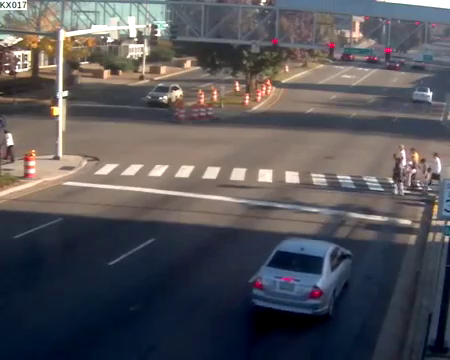
#> input picture frame 29 of videos/y2.mp4, 450 x 360 px, given in place of aziz1.mp4, which was not available
$ python walkway.py   (older library calls are emulated)
#> lines starting #> are read from the running program, lines starting #| are printed output that depends on the picture; after the words box and inside, x2 and y2 are one past the last pixel; in counts of white or black regions, pixels touching at a corner belong together; pictures that were not available may be replaced by others from this repository, and a replacement may not be noted
#> further down, frame is the input picture: shape (360, 450, 3); mean B, G, R 88.9, 85, 86.9
import numpy as np
import cv2
import math
import scipy.misc
import PIL.Image
import statistics
import timeit
import glob
from sklearn import linear_model, datasets


# ==========================#
# ---------functions--------#
# ==========================#

# get a line from a point and unit vectors
def lineCalc(vx, vy, x0, y0):
    scale = 10
    x1 = x0 + scale * vx
    y1 = y0 + scale * vy
    m = (y1 - y0) / (x1 - x0)
    b = y1 - m * x1
    return m, b


# the angle at the vanishing point
def angle(pt1, pt2):
    x1, y1 = pt1
    x2, y2 = pt2
    inner_product = x1 * x2 + y1 * y2
    len1 = math.hypot(x1, y1)
    len2 = math.hypot(x2, y2)
    print(len1)
    print(len2)
    a = math.acos(inner_product / (len1 * len2))
    return a * 180 / math.pi


# vanishing point - cramer's rule
def lineIntersect(m1, b1, m2, b2):
    # a1*x+b1*y=c1
    # a2*x+b2*y=c2
    # convert to cramer's system
    a_1 = -m1
    b_1 = 1
    c_1 = b1

    a_2 = -m2
    b_2 = 1
    c_2 = b2

    d = a_1 * b_2 - a_2 * b_1  # determinant
    dx = c_1 * b_2 - c_2 * b_1
    dy = a_1 * c_2 - a_2 * c_1

    intersectionX = dx / d
    intersectionY = dy / d
    return intersectionX, intersectionY


# process a frame
def process(im):
    start = timeit.timeit()  # start timer

    # initialize some variables
    x = W
    y = H

    radius = 250  # px
    thresh = 170
    bw_width = 170

    bxLeft = []
    byLeft = []
    bxbyLeftArray = []
    bxbyRightArray = []
    bxRight = []
    byRight = []
    boundedLeft = []
    boundedRight = []

    # 1. filter the white color
    lower = np.array([170, 170, 170])
    upper = np.array([255, 255, 255])
    mask = cv2.inRange(im, lower, upper)
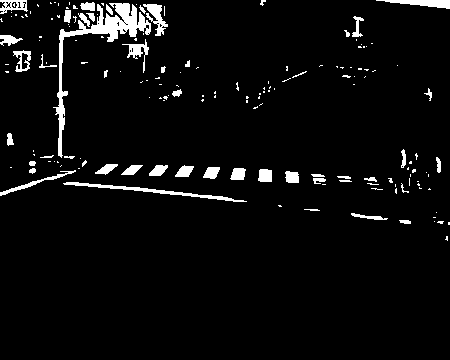
#> mask: shape (360, 450); 4.6% white; 168 white regions (119 under 20 px), largest, box (x1, y1, x2, y2) and area: (53, 3, 151, 158) 1987, (63, 182, 247, 202) 581, (376, 0, 450, 9) 358

    # 2. erode the frame
    erodeSize = int(y / 30)
    erodeStructure = cv2.getStructuringElement(cv2.MORPH_RECT, (erodeSize, 1))
    erode = cv2.erode(mask, erodeStructure, (-1, -1))
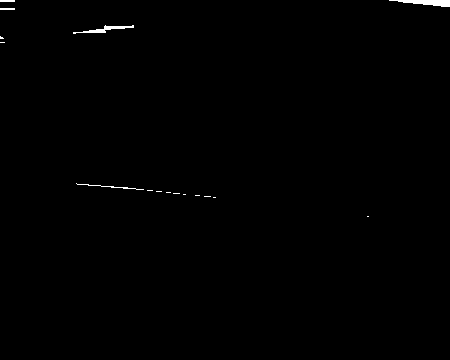
#> erode: shape (360, 450); 0.38% white; 16 white regions (11 under 20 px)

    # 3. find contours and  draw the green lines on the white strips
    _, contours, hierarchy = cv2.findContours(erode, cv2.RETR_TREE, cv2.CHAIN_APPROX_NONE)
#> contours = 16 contours, 14 with area under 20; largest, box (x1, y1, x2, y2) and area: (389, 0, 450, 7) 186, (73, 25, 134, 34) 109

    for i in contours:
        bx, by, bw, bh = cv2.boundingRect(i)

        if (bw > bw_width):
            cv2.line(im, (bx, by), (bx + bw, by), (0, 255, 0), 2)  # draw the a contour line
            bxRight.append(bx + bw)  # right line
            byRight.append(by)  # right line
            bxLeft.append(bx)  # left line
            byLeft.append(by)  # left line
            bxbyLeftArray.append([bx, by])  # x,y for the left line
            bxbyRightArray.append([bx + bw, by])  # x,y for the left line
            cv2.circle(im, (int(bx), int(by)), 5, (0, 250, 250), 2)  # circles -> left line
            cv2.circle(im, (int(bx + bw), int(by)), 5, (250, 250, 0), 2)  # circles -> right line
#> this loop made 16 passes
#> (bx, by, bw, bh) on passes 3, 4, 6, 7, 8, 9, 10, 11, 12, 13, 14, 15: (204, 196, 7, 1), (195, 195, 5, 1), (173, 193, 7, 1), (166, 192, 5, 1), (156, 191, 6, 1), (147, 190, 6, 1), (76, 183, 68, 7), (0, 42, 5, 1), (0, 36, 4, 3), (73, 25, 61, 9), (0, 8, 15, 2), (389, 0, 61, 7)
#> (i, bx, by, bw, bh) on passes 1, 2, 5: ([[367, 216], [368, 216]], 367, 216, 2, 1), ([[213, 197], [214, 197], [215, 197], [214, 197]], 213, 197, 3, 1), ([[183, 194], [184, 194], [185, 194], [184, 194]], 183, 194, 3, 1)
#> after the loop, bxLeft = []; bxRight = []; bxbyLeftArray = []; bxbyRightArray = []; byLeft = []; byRight = []

    # calculate median average for each line
    medianR = np.median(bxbyRightArray, axis=0)
#> medianR = nan
    medianL = np.median(bxbyLeftArray, axis=0)
#> medianL = nan

    bxbyLeftArray = np.asarray(bxbyLeftArray)
#> bxbyLeftArray = empty array
    bxbyRightArray = np.asarray(bxbyRightArray)
#> bxbyRightArray = empty array

    # 4. are the points bounded within the median circle?
    for i in bxbyLeftArray:
        if (((medianL[0] - i[0]) ** 2 + (medianL[1] - i[1]) ** 2) < radius ** 2) == True:
            boundedLeft.append(i)
#> this loop made 0 passes
#> after the loop, boundedLeft = []

    boundedLeft = np.asarray(boundedLeft)
#> boundedLeft = empty array

    for i in bxbyRightArray:
        if (((medianR[0] - i[0]) ** 2 + (medianR[1] - i[1]) ** 2) < radius ** 2) == True:
            boundedRight.append(i)
#> after the loop, boundedRight = []

    boundedRight = np.asarray(boundedRight)
#> boundedRight = empty array

    # 5. RANSAC Algorithm

    # select the points enclosed within the circle (from the last part)
    bxLeft = np.asarray(boundedLeft[:, 0])
    byLeft = np.asarray(boundedLeft[:, 1])
    bxRight = np.asarray(boundedRight[:, 0])
    byRight = np.asarray(boundedRight[:, 1])

    # transpose x of the right and the left line
    bxLeftT = np.array([bxLeft]).transpose()
    bxRightT = np.array([bxRight]).transpose()

    # run ransac for LEFT
    model_ransac = linear_model.RANSACRegressor(linear_model.LinearRegression())
    ransacX = model_ransac.fit(bxLeftT, byLeft)
    inlier_maskL = model_ransac.inlier_mask_  # right mask

    # run ransac for RIGHT
    ransacY = model_ransac.fit(bxRightT, byRight)
    inlier_maskR = model_ransac.inlier_mask_  # left mask

    # draw RANSAC selected circles
    for i, element in enumerate(boundedRight[inlier_maskR]):
        # print(i,element[0])
        cv2.circle(im, (element[0], element[1]), 10, (250, 250, 250), 2)  # circles -> right line

    for i, element in enumerate(boundedLeft[inlier_maskL]):
        # print(i,element[0])
        cv2.circle(im, (element[0], element[1]), 10, (100, 100, 250), 2)  # circles -> right line

    # 6. Calcuate the intersection point of the bounding lines
    # unit vector + a point on each line
    vx, vy, x0, y0 = cv2.fitLine(boundedLeft[inlier_maskL], cv2.DIST_L2, 0, 0.01, 0.01)
    vx_R, vy_R, x0_R, y0_R = cv2.fitLine(boundedRight[inlier_maskR], cv2.DIST_L2, 0, 0.01, 0.01)

    # get m*x+b
    m_L, b_L = lineCalc(vx, vy, x0, y0)
    m_R, b_R = lineCalc(vx_R, vy_R, x0_R, y0_R)

    # calculate intersention
    intersectionX, intersectionY = lineIntersect(m_R, b_R, m_L, b_L)

    # 7. draw the bounding lines and the intersection point
    m = radius * 10
    if (intersectionY < H / 2):
        cv2.circle(im, (int(intersectionX), int(intersectionY)), 10, (0, 0, 255), 15)
        cv2.line(im, (x0 - m * vx, y0 - m * vy), (x0 + m * vx, y0 + m * vy), (255, 0, 0), 3)
        cv2.line(im, (x0_R - m * vx_R, y0_R - m * vy_R), (x0_R + m * vx_R, y0_R + m * vy_R), (255, 0, 0), 3)

    # 8. calculating the direction vector
    POVx = W / 2  # camera POV - center of the screen
    POVy = H / 2  # camera POV - center of the screen

    Dx = -int(intersectionX - POVx)  # regular x,y axis coordinates
    Dy = -int(intersectionY - POVy)  # regular x,y axis coordinates

    # focal length in pixels = (image width in pixels) * (focal length in mm) / (CCD width in mm)
    focalpx = int(W * 4.26 / 6.604)  # all in mm

    end = timeit.timeit()  # STOP TIMER
    time_ = end - start

    print('DELTA (x,y from POV):' + str(Dx) + ',' + str(Dy))
    return im, Dx, Dy


# =============================#
# ---------MAIN PROGRAM--------#
# =============================#
# initialization
cap = cv2.VideoCapture('videos/aziz1.mp4')  # load a video

W = cap.get(3)  # get width
H = cap.get(4)  # get height

# # Define a new resolution
# ratio = H / W
W = 800
H = 800

# setup the parameters for saving the processed file
fourcc = cv2.VideoWriter_fourcc(*'mp4v')
out = cv2.VideoWriter('processedVideo.mp4', fourcc, 15.0, (int(W), int(H)))

Dx = []
Dy = []
after = 0
DxAve = 0
Dxold = 0
DyAve = 0
Dyold = 0
i = 0
state = ""

while (cap.isOpened()):
    ret, frame = cap.read()
    img = frame

    # draw camera's POV
    cv2.circle(img, (int(W / 2), int(H / 2)), 5, (0, 0, 255), 8)

    try:
        processedFrame, dx, dy = process(img)

        if (i < 6):
            Dx.append(dx)
            Dy.append(dy)
            i = i + 1

        else:
            DxAve = sum(Dx) / len(Dx)
            DyAve = sum(Dy) / len(Dy)
            del Dx[:]
            del Dy[:]
            i = 0

        if (DyAve > 30) and (abs(DxAve) < 300):
            # check if the vanishing point and the next vanishing point aren't too far from each other
            if (((DxAve - Dxold) ** 2 + (DyAve - Dyold) ** 2) < 150 ** 2) == True:  ##distance 150 px max
                cv2.line(img, (int(W / 2), int(H / 2)), (int(W / 2) + int(DxAve), int(H / 2) + int(DyAve)), (0, 0, 255),
                         7)

                # walking directions
                if abs(DxAve) < 80 and DyAve > 100 and abs(Dxold - DxAve) < 20:
                    state = 'Straight'
                    cv2.putText(img, state, (50, 50), cv2.FONT_HERSHEY_PLAIN, 3, (0, 0, 0), 2, cv2.LINE_AA)

                elif DxAve > 80 and DyAve > 100 and abs(Dxold - DxAve) < 20:
                    state = 'Right'
                    cv2.putText(img, state, (50, 50), cv2.FONT_HERSHEY_PLAIN, 3, (0, 0, 255), 2, cv2.LINE_AA)

                elif DxAve < 80 and DyAve > 100 and abs(Dxold - DxAve) < 20:
                    state = 'Left'
                    cv2.putText(img, state, (50, 50), cv2.FONT_HERSHEY_PLAIN, 3, (0, 0, 255), 2, cv2.LINE_AA)
            else:
                cv2.line(img, (int(W / 2), int(H / 2)), (int(W / 2) + int(Dxold), int(H / 2) + int(Dyold)),
                         (0, 0, 255), )

            # walking directions
            if state == 'Straight':
                cv2.putText(img, state, (50, 50), cv2.FONT_HERSHEY_PLAIN, 3, (0, 0, 0), 2, cv2.LINE_AA)
            else:
                cv2.putText(img, state, (50, 50), cv2.FONT_HERSHEY_PLAIN, 3, (0, 0, 255), 2, cv2.LINE_AA)

            Dxold = DxAve
            Dyold = DyAve

    except:
        print('Failed to process frame')

    # show & save
#> (the run stopped early here; a loop or call above may not have finished)

$ run again, starting later in the video
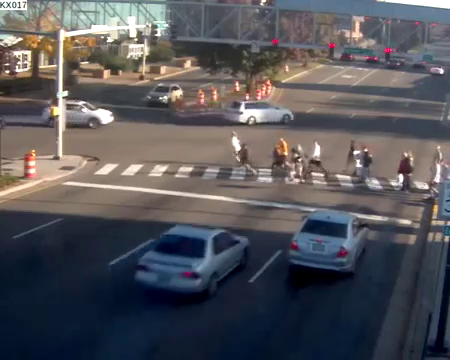
#> input picture frame 131 of videos/y2.mp4, 450 x 360 px, given in place of aziz1.mp4, which was not available
#> frame is the input picture: shape (360, 450, 3); mean B, G, R 89.7, 85.1, 86
#> in process, `mask = cv2.inRange(im, lower, upper)`:
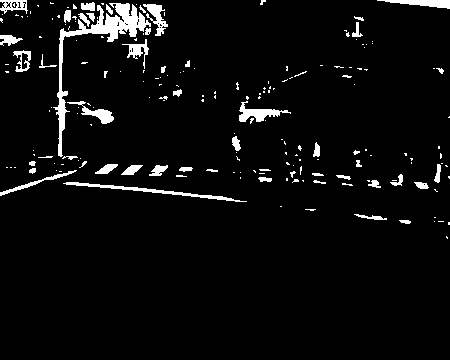
#> mask: shape (360, 450); 4.8% white; 194 white regions (143 under 20 px), largest, box (x1, y1, x2, y2) and area: (53, 3, 151, 157) 1973, (63, 182, 247, 202) 559, (239, 101, 291, 122) 423
#> erode: shape (360, 450); 0.43% white; 20 white regions (13 under 20 px)
#> contours = 20 contours, 17 with area under 20; largest, box (x1, y1, x2, y2) and area: (390, 0, 450, 7) 186, (73, 25, 134, 34) 110, (252, 109, 276, 116) 56
#> the loop in process, `for i in contours:` made 20 passes
#> (bx, by, bw, bh) on passes 2 to 9: (204, 196, 7, 1), (195, 195, 5, 1), (185, 194, 1, 1), (175, 193, 4, 1), (165, 192, 6, 1), (156, 191, 6, 1), (146, 190, 6, 1), (113, 187, 31, 3)
#> after the loop in process, `for i in contours:`: bxLeft = []
#> medianR = nan
#> in process, `bxbyLeftArray = np.asarray(bxbyLeftArray)`: bxbyLeftArray = empty array
#> after the loop in process, `for i in bxbyLeftArray:`: boundedLeft = []
#> in process, `boundedLeft = np.asarray(boundedLeft)`: boundedLeft = empty array
#> after the loop in process, `for i in bxbyRightArray:`: boundedRight = []
#> in process, `boundedRight = np.asarray(boundedRight)`: boundedRight = empty array

$ run again, starting later in the video
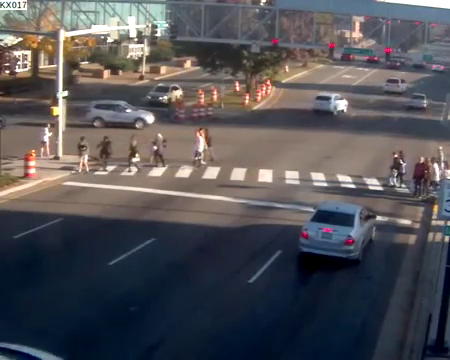
#> input picture frame 233 of videos/y2.mp4, 450 x 360 px, given in place of aziz1.mp4, which was not available
#> frame is the input picture: shape (360, 450, 3); mean B, G, R 86.5, 82.3, 83.5
#> in process, `mask = cv2.inRange(im, lower, upper)`:
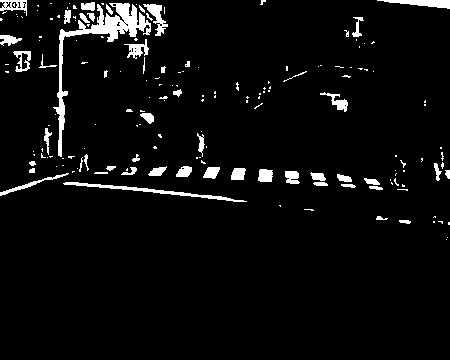
#> mask: shape (360, 450); 4.7% white; 175 white regions (124 under 20 px), largest, box (x1, y1, x2, y2) and area: (53, 3, 151, 157) 1971, (63, 182, 247, 202) 574, (377, 0, 450, 9) 360
#> erode: shape (360, 450); 0.38% white; 15 white regions (10 under 20 px)
#> contours = 15 contours, 13 with area under 20; largest, box (x1, y1, x2, y2) and area: (390, 0, 450, 7) 190, (73, 26, 134, 34) 107
#> the loop in process, `for i in contours:` made 15 passes
#> (bx, by, bw, bh) on passes 1, 2, 3, 5, 6, 7, 8, 9: (214, 197, 1, 1), (204, 196, 6, 1), (193, 195, 7, 1), (173, 193, 6, 1), (166, 192, 6, 1), (156, 191, 6, 1), (146, 190, 6, 1), (77, 184, 66, 6)
#> after the loop in process, `for i in contours:`: bxLeft = []
#> medianR = nan
#> in process, `bxbyLeftArray = np.asarray(bxbyLeftArray)`: bxbyLeftArray = empty array
#> after the loop in process, `for i in bxbyLeftArray:`: boundedLeft = []
#> in process, `boundedLeft = np.asarray(boundedLeft)`: boundedLeft = empty array
#> after the loop in process, `for i in bxbyRightArray:`: boundedRight = []
#> in process, `boundedRight = np.asarray(boundedRight)`: boundedRight = empty array
